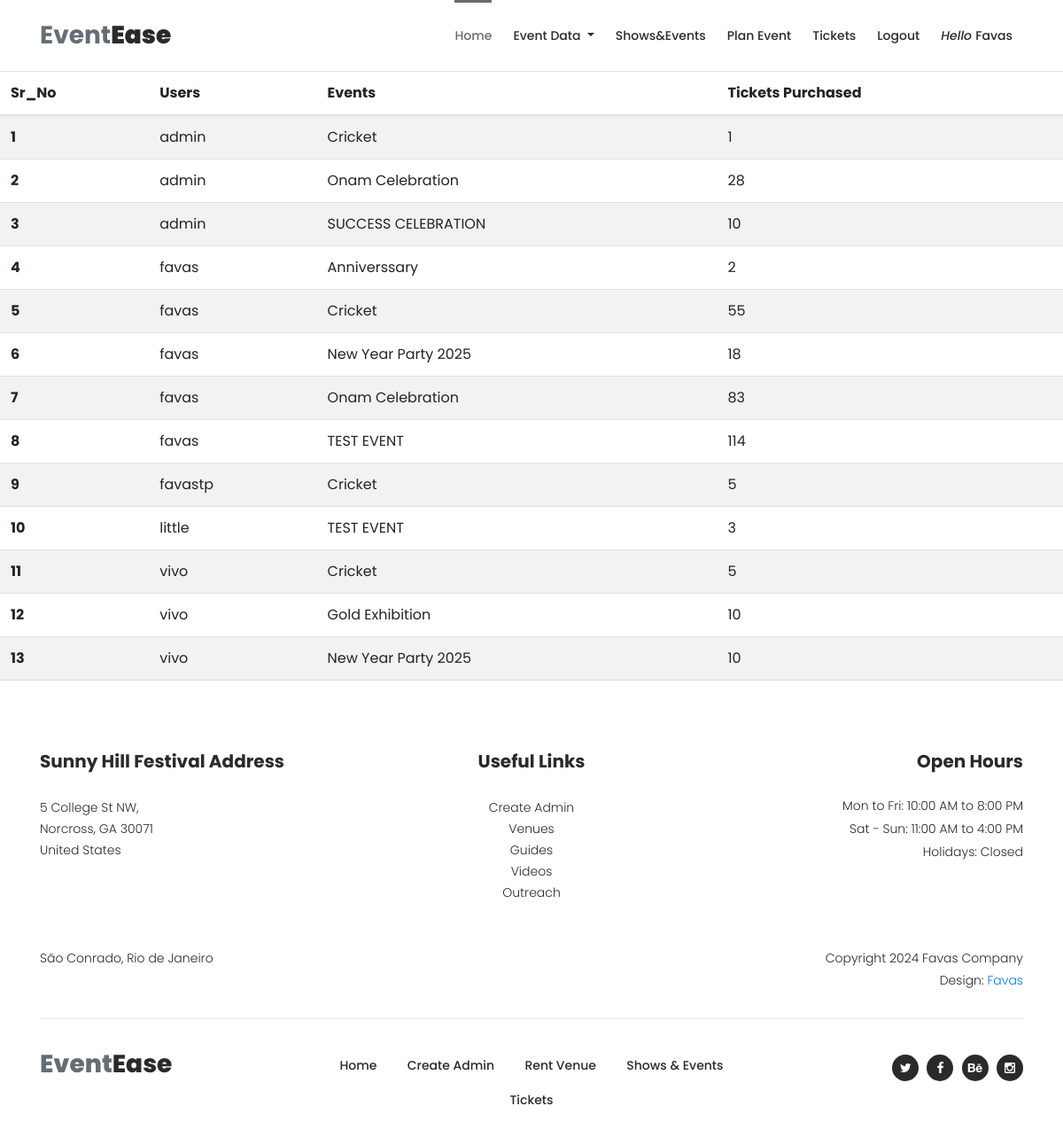
The app's page /admin_users_list/ (signed in) with its own data.
### events/models.py (models this page shows, shortened)
class Event(models.Model):
    user = models.ForeignKey(Profile, on_delete=models.CASCADE,blank=True,null=True)  # Link each event to a user
    title = models.CharField(max_length=200)
    description = models.TextField()
    date = models.DateField()
    time = models.TimeField()
    location = models.CharField(max_length=255)
    ticket_price=models.DecimalField(max_digits=10,decimal_places=2,default=0.00)
    is_active = models.BooleanField(default=True)
    image = models.ImageField(upload_to='event_images/', null=True, blank=True)
    capacity = models.PositiveIntegerField(default=0)
    available_tickets = models.PositiveIntegerField(default=0)

### events/views.py (the view)
# urls.py: path('admin_users_list/', views.admin_users_list, name='admin_users_list'),
@login_required
@user_passes_test(is_admin)
def admin_users_list(request):
    ticket_summary = (
        Ticket.objects.values('user__username', 'event__title')
        .annotate(tickets_purchased=Count('id'))
        .order_by('user__username', 'event__title')
    )
    return render(request, 'layout_admin_users_list.html', {'ticket_summary': ticket_summary})

### events/views.py (called while the page is built)
def is_admin(user):
    return user.is_staff

### templates/Layout_admin_users_list.html
{% extends 'blank_layout.html' %}
{% block header%}
{% include 'header.html' %}
{% endblock header%}
{% block admin_event_list %}
{% include 'admin_users_list.html' %}
{% endblock admin_event_list %}
{% block footer %}
{% include 'footer.html' %}
{% endblock footer %}

### templates/header.html (shortened to what this page needs)
{% load static %}
<link href="https://cdn.jsdelivr.net/npm/bootstrap@5.3.0/dist/css/bootstrap.min.css" rel="stylesheet">
<header class="header-area header-sticky">
    <div class="container">
        <div class="row">
            <div class="col-12">
                <nav class="main-nav">
                    <a href="{% url 'index' %}" class="logo">Event<em>Ease</em></a>
                    <ul class="nav">
                        <li><a href="{% url 'index' %}" class="active">Home</a></li>
                        {% if user.is_authenticated and user.is_staff %}
                        <li class="dropdown ">
                            <a class=" dropdown-toggle" href="#" role="button" id="dropdownMenuLink" data-bs-toggle="dropdown" aria-expanded="false">
                              Event Data
                            </a>
                        </li>
                        {% endif %}
                        <li><a href="{% url 'display_event' %}">Shows&Events</a></li>
                        {% if user.is_authenticated and user.is_staff %}
                        <li><a href="{% url 'create_event' %}">Plan Event</a></li>
                        {% endif %}
                        <li><a href="{% url 'tickets' %}">Tickets</a></li>
                        {% if user.is_authenticated %}
                            <li><a href="{% url 'logout' %}">Logout</a></li>
                            <li><a href="#"><em>Hello </em>{{ user.username }}</a></li>
                        {% else %}
                            <li><a href="{% url 'login' %}">Login</a></li>
                        {% endif %}
                    </ul>
                </nav>
            </div>
        </div>
    </div>
</header>

### templates/admin_users_list.html (shortened to what this page needs)
{% load static %}
    <link rel="stylesheet" type="text/css" href="{% static 'css/bootstrap.min.css' %}">
    <link rel="stylesheet" type="text/css" href="{% static 'css/font-awesome.css' %}">
    <link rel="stylesheet" type="text/css" href="{% static 'css/owl-carousel.css' %}">
    <link rel="stylesheet" href="{% static 'css/tooplate-artxibition.css' %}">
<table class="table table-striped">
    <thead>
      <tr>
        <th scope="col">Sr_No</th>
        <th scope="col">Users</th>
        <th scope="col">Events</th>
        <th scope="col">Tickets Purchased</th>
      </tr>
    </thead>
    <tbody>
        {% for data in ticket_summary %}
      <tr>
        <th scope="row">{{ forloop.counter}}</th>
       <td>{{data.user__username}}</td>
        <td>{{data.event__title }}</td>
        <td>{{data.tickets_purchased}}</td>
      </tr>
      {% endfor %}
    </tbody>
  </table>

### static/css/tooplate-artxibition.css (style rules this page uses)
html, body, div, span, applet, object, iframe, h1, h2, h3, h4, h5, h6, p, blockquote, div pre, a, abbr, acronym, address, big, cite, code, del, dfn, em, font, img, ins, kbd, q, s, samp, small, strike, strong, sub, sup, tt, var, b, u, i, center, dl, dt, dd, ol, ul, li, figure, header, nav, section, article, aside, footer, figcaption { margin: 0; padding: 0; border: 0; outline: 0; }
ul, li { padding: 0; margin: 0; list-style: none; }
header, nav, section, article, aside, footer, hgroup { display: block; }
* { box-sizing: border-box; }
html, body { font-family: 'Poppins', sans-serif; font-weight: 400; background-color: #fff; font-size: 16px; -ms-text-size-adjust: 100%; -webkit-font-smoothing: antialiased; -moz-osx-font-smoothing: grayscale; }
a { text-decoration: none !important; }
ul { margin-bottom: 0px; }
html, body { background: #fff; font-family: 'Poppins', sans-serif; }
.header-area { position: relative; top: 0px; left: 0px; right: 0px; z-index: 100; height: 80px; background: #fff; -webkit-transition: all .5s ease 0s; -moz-transition: all .5s ease 0s; -o-transition: all .5s ease 0s; transition: all .5s ease 0s; }
.header-area .main-nav { min-height: 80px; background: transparent; }
.header-area .main-nav .logo { line-height: 80px; color: #656c74; font-size: 28px; font-weight: 700; float: left; -webkit-transition: all 0.3s ease 0s; -moz-transition: all 0.3s ease 0s; -o-transition: all 0.3s ease 0s; transition: all 0.3s ease 0s; }
.header-area .main-nav .logo em { font-style: normal; color: #2a2a2a; font-weight: 900; }
.header-area .main-nav .nav { float: right; margin-top: 27px; margin-right: 0px; background-color: transparent; -webkit-transition: all 0.3s ease 0s; -moz-transition: all 0.3s ease 0s; -o-transition: all 0.3s ease 0s; transition: all 0.3s ease 0s; position: relative; z-index: 999; }
.header-area .main-nav .nav li { padding-left: 20px; padding-right: 20px; }
.header-area .main-nav .nav li a { display: block; font-weight: 500; font-size: 14px; color: #2a2a2a; text-transform: capitalize; -webkit-transition: all 0.3s ease 0s; -moz-transition: all 0.3s ease 0s; -o-transition: all 0.3s ease 0s; transition: all 0.3s ease 0s; height: 40px; line-height: 40px; border: transparent; }
.header-area .main-nav .nav li:hover a, .header-area .main-nav .nav li a.active { color: #656c74!important; opacity: 1; }
.header-area .main-nav .nav li a.active { position: relative; }
.header-area .main-nav .nav li a.active:after { position: absolute; width: 100%; height: 3px; background-color: #656c74; content: ''; top: -20px; left: 0; }
.header-area.header-sticky { min-height: 80px; }
.header-area.header-sticky .nav { margin-top: 20px !important; }
.header-area.header-sticky .nav li a.active { color: #656c74; }
@media (max-width: 1200px) { .header-area .main-nav .nav li { padding-left: 12px; padding-right: 12px; } }
@media (max-width: 1200px) { .header-area .main-nav:before { display: none; } }
@media (min-width: 767px) { .header-area .main-nav .nav { display: flex !important; } }

### records on screen
Event: user__username "admin", event__title "Cricket", tickets_purchased "1"
Event: user__username "vivo", event__title "New Year Party 2025", tickets_purchased "10"

### other values on screen
{{ user.username }} "Favas"
{{ data.user__username }} "admin" "admin" "favas" "favas" "favas" "favas" "favas" "favastp" "little" "vivo" "vivo"
{{ data.event__title }} "Onam Celebration" "SUCCESS CELEBRATION" "Anniverssary" "Cricket" "New Year Party 2025" "Onam Celebration" "TEST EVENT" "Cricket" "TEST EVENT" "Cricket" "Gold Exhibition"
{{ data.tickets_purchased }} "28" "10" "2" "55" "18" "83" "114" "5" "3" "5" "10"
